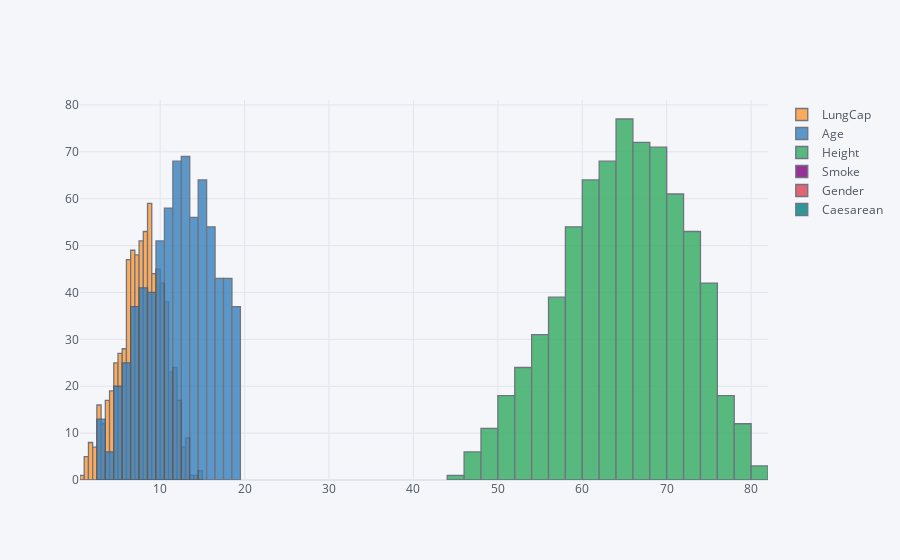

Notebook code for this chart:
### Code cell
lc.iplot(kind = 'hist')

### Figure 1 — Plotly figure (JSON) as saved in the notebook; plotly's stock layout.template omitted (floating-point values rounded to 4 significant figures; data arrays with more than 128 entries replaced by an {"elided": "..."} marker saying what was removed)
{"data": [{"histfunc": "count", "histnorm": "", "marker": {"color": "rgba(255, 153, 51, 1.0)", "line": {"color": "#4D5663", "width": 1.3}}, "name": "LungCap", "opacity": 0.8, "orientation": "v", "type": "histogram", "x": {"elided": "725 float values"}}, {"histfunc": "count", "histnorm": "", "marker": {"color": "rgba(55, 128, 191, 1.0)", "line": {"color": "#4D5663", "width": 1.3}}, "name": "Age", "opacity": 0.8, "orientation": "v", "type": "histogram", "x": {"elided": "725 int values"}}, {"histfunc": "count", "histnorm": "", "marker": {"color": "rgba(50, 171, 96, 1.0)", "line": {"color": "#4D5663", "width": 1.3}}, "name": "Height", "opacity": 0.8, "orientation": "v", "type": "histogram", "x": {"elided": "725 float values"}}, {"histfunc": "count", "histnorm": "", "marker": {"color": "rgba(128, 0, 128, 1.0)", "line": {"color": "#4D5663", "width": 1.3}}, "name": "Smoke", "opacity": 0.8, "orientation": "v", "type": "histogram", "x": {"elided": "725 str values"}}, {"histfunc": "count", "histnorm": "", "marker": {"color": "rgba(219, 64, 82, 1.0)", "line": {"color": "#4D5663", "width": 1.3}}, "name": "Gender", "opacity": 0.8, "orientation": "v", "type": "histogram", "x": {"elided": "725 str values"}}, {"histfunc": "count", "histnorm": "", "marker": {"color": "rgba(0, 128, 128, 1.0)", "line": {"color": "#4D5663", "width": 1.3}}, "name": "Caesarean", "opacity": 0.8, "orientation": "v", "type": "histogram", "x": {"elided": "725 str values"}}], "layout": {"barmode": "overlay", "legend": {"bgcolor": "#F5F6F9", "font": {"color": "#4D5663"}}, "paper_bgcolor": "#F5F6F9", "plot_bgcolor": "#F5F6F9", "title": {"font": {"color": "#4D5663"}}, "xaxis": {"gridcolor": "#E1E5ED", "showgrid": true, "tickfont": {"color": "#4D5663"}, "title": {"font": {"color": "#4D5663"}, "text": ""}, "zerolinecolor": "#E1E5ED"}, "yaxis": {"gridcolor": "#E1E5ED", "showgrid": true, "tickfont": {"color": "#4D5663"}, "title": {"font": {"color": "#4D5663"}, "text": ""}, "zerolinecolor": "#E1E5ED"}}}
